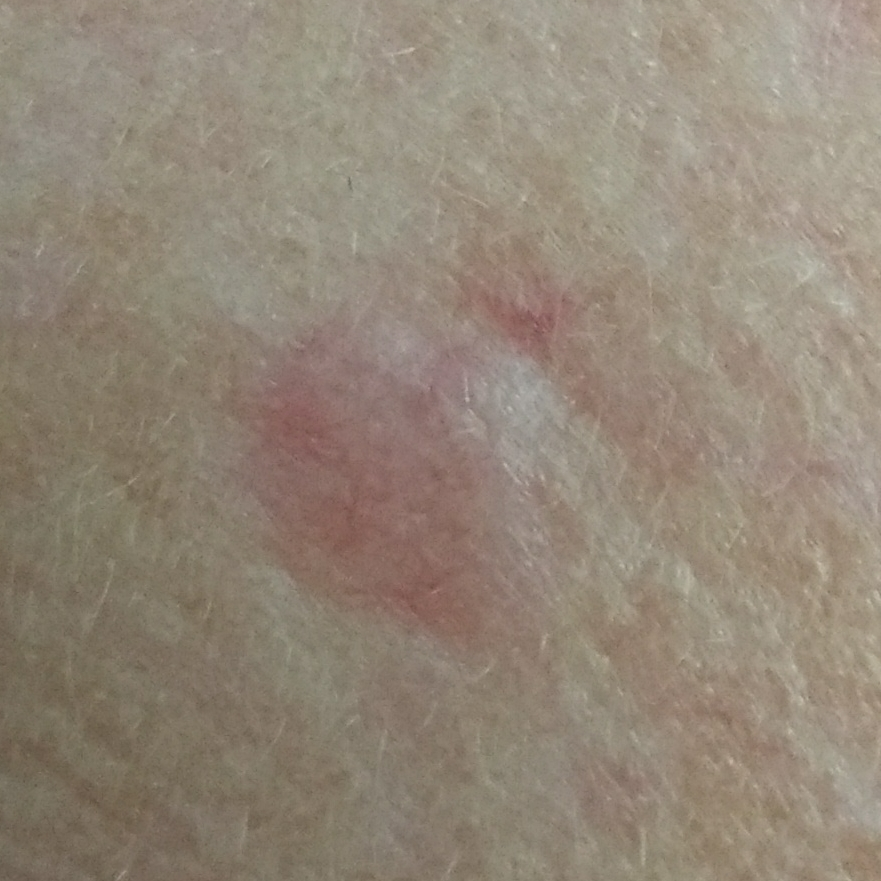
#> input picture data/images/guide_images/PAT_573_1090_660.png, 881 x 881 px, found by its file name
$ python Segmentation_hanka.py
#> lines starting #> are read from the running program, lines starting #| are printed output that depends on the picture; after the words box and inside, x2 and y2 are one past the last pixel; in counts of white or black regions, pixels touching at a corner belong together
import matplotlib.pyplot as plt
import numpy as np
import skimage.filters as filters
import skimage.color as color
from skimage.color import rgb2gray
import skimage.morphology as morphology
from skimage import measure
from scipy import ndimage
from pathlib import Path

# Prepare an image
filename = 'PAT_573_1090_660.png'
file_im = Path(f'data/images/imgs_part_1/{filename}')  # PAT_8_15_820.png
im = plt.imread(file_im)
#> im is the input picture: shape (881, 881, 4) float32; mean R, G, B, A 0.574, 0.526, 0.467, 1
im2 = im[0:1500, :, :3]  # Select only the first three channels (RGB)
im2 = rgb2gray(im2)*256
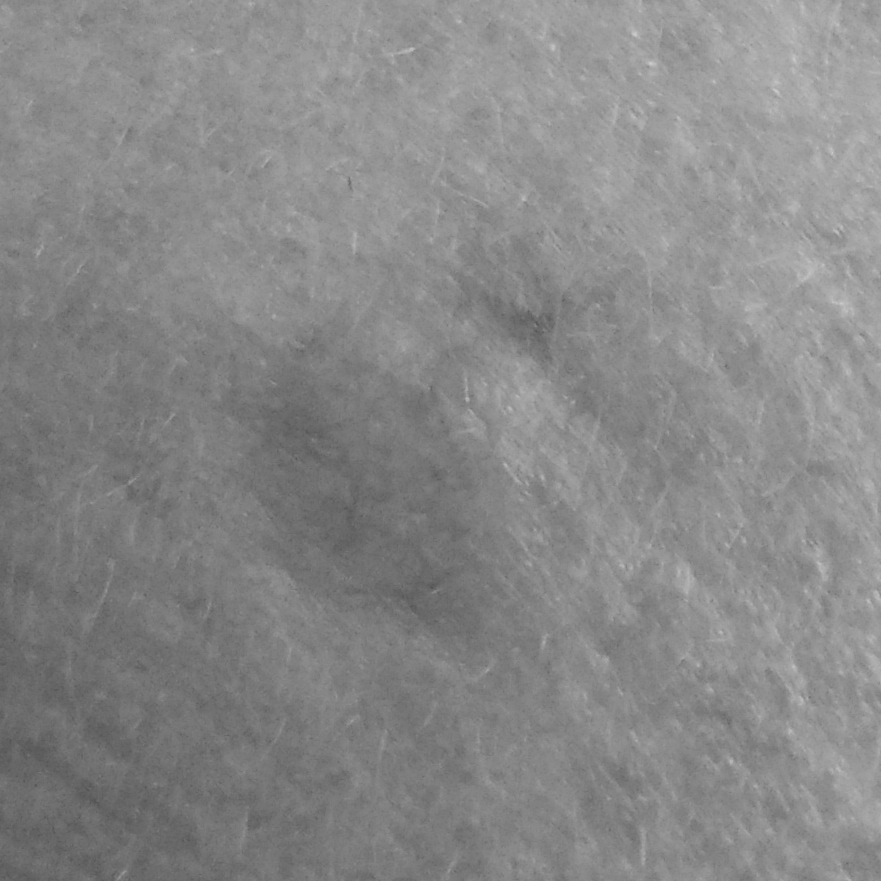
#> im2: shape (881, 881) float32; min 82.57, max 204.9, mean 136.2
plt.imshow(im2, cmap='gray')

# Can we use the histogram to extract the lesion?
mask = im2 < 95  # Value selected by looking at the histogram
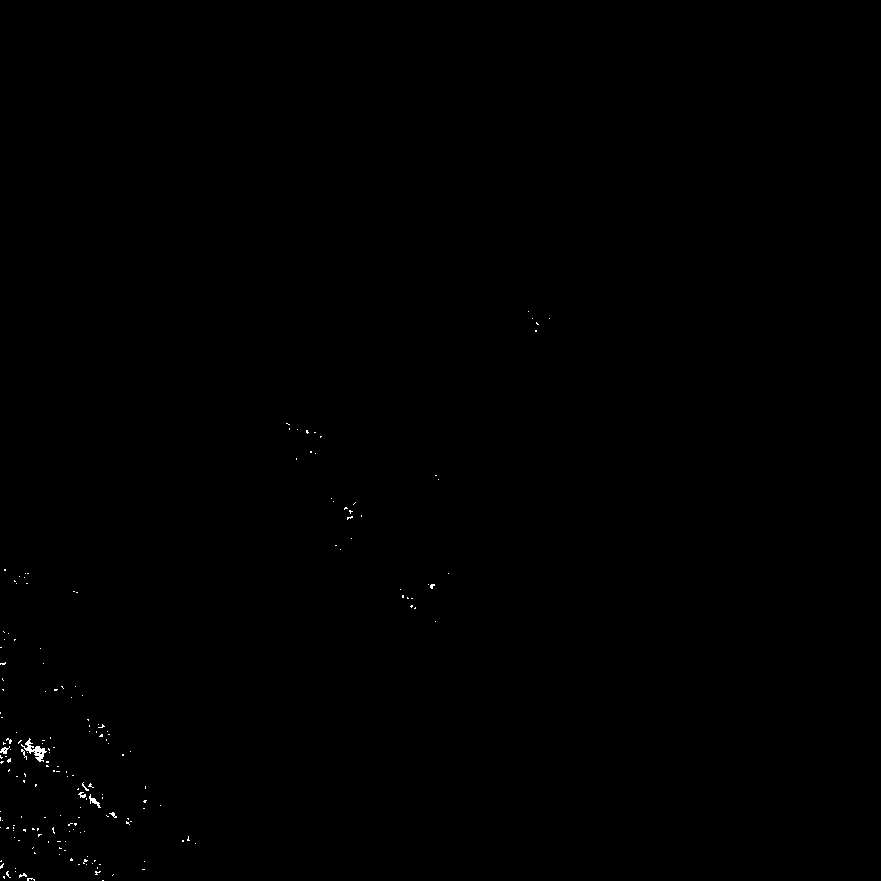
#> mask: shape (881, 881) bool; 0.13% white in thin lines or dots, all inside (x1, y1, x2, y2) = (0, 311, 550, 881)
plt.imshow(mask, cmap='gray')

# Remove small white regions and keep only the largest connected region
mask = morphology.remove_small_objects(mask, min_size=1000)
#> mask: shape (881, 881) bool; every value is 0
mask = morphology.remove_small_holes(mask, area_threshold=1000)
mask_largest = morphology.label(mask, connectivity=2)
#> mask_largest: shape (881, 881) int32; every value is 0
props = measure.regionprops(mask_largest)
#> props = []
if len(props) > 0:
    props.sort(key=lambda x: x.area, reverse=True)
    mask = mask_largest == props[0].label

    # Fill the largest hole inside the mask
    mask = ndimage.binary_fill_holes(mask)

    # Structural element, that we will use as a "brush". The parameter is "brush side"
    struct_el = morphology.disk(6)

    # Use this "brush" to erode and then dilate the image to remove small white regions outside the lesion
    mask = morphology.binary_erosion(mask, struct_el)
    mask = morphology.binary_dilation(mask, struct_el)
else:
    # If there are no labeled regions, create a blank mask of the same shape as the input image
    mask = np.zeros_like(im2)

# Show the resulting mask next to the original image
fig, axes = plt.subplots(nrows=1, ncols=2, figsize=(10, 5))
axes[0].imshow(im2, cmap='gray')
axes[1].imshow(mask, cmap='gray')
axes[0].set_title('Original Image')
axes[1].set_title('Mask')
fig.tight_layout()
plt.show()
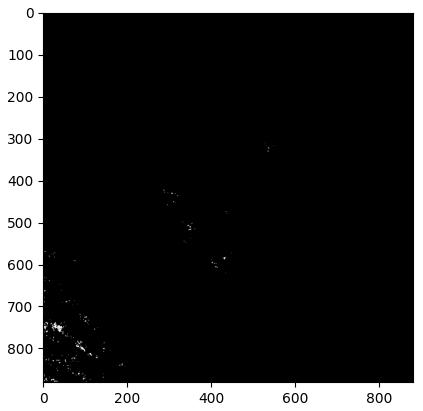
#> figure drawn by matplotlib, 1 panel
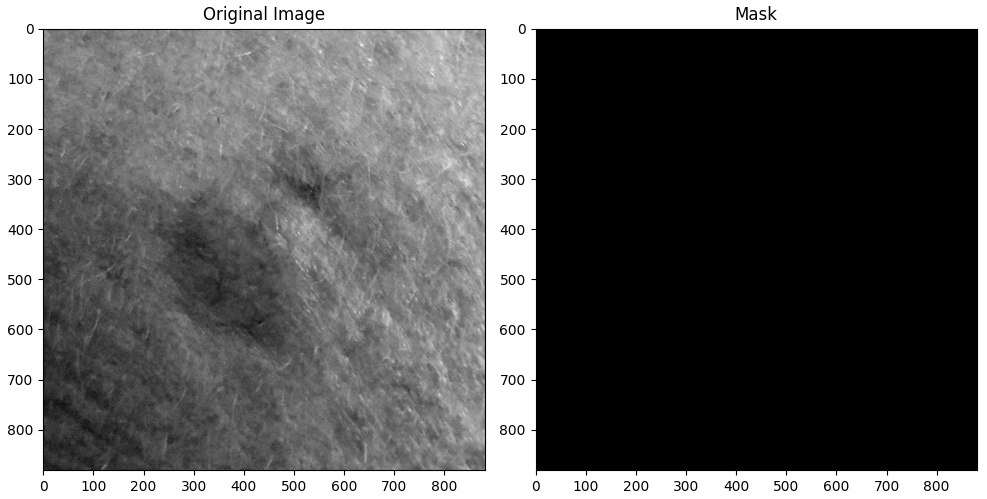
#> figure drawn by matplotlib, 2 panels

$ run again, with data/images/guide_images/PAT_8_15_820.png copied over data/images/guide_images/PAT_573_1090_660.png
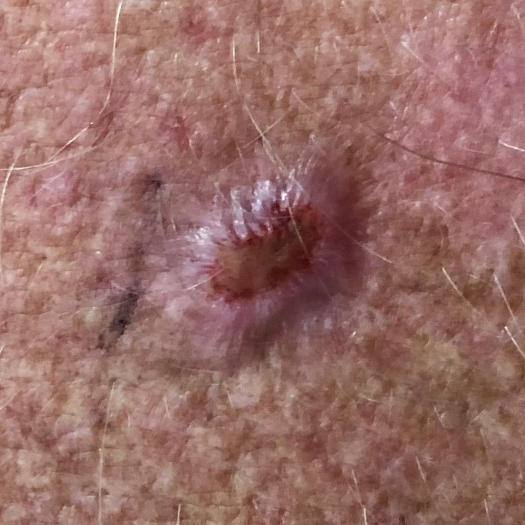
#> input picture data/images/guide_images/PAT_8_15_820.png, 1050 x 1050 px, found by its file name (shown at 1/2 size)
#> im is the input picture: shape (1050, 1050, 4) float32; mean R, G, B, A 0.598, 0.427, 0.403, 1
#> `mask_largest = morphology.label(mask, connectivity=2)`:
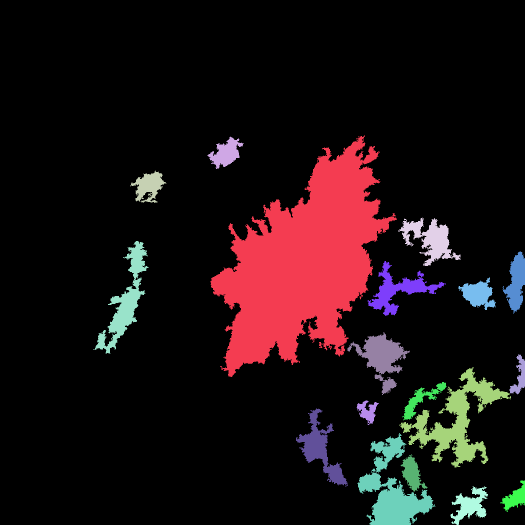
#> mask_largest: shape (1050, 1050) int32 (shown at 1/2 size); 19 distinct labels, from 0 to 18; one colour per label, 0 black
#> props = 18 regions; largest, box (x1, y1, x2, y2) and area: (421, 270, 794, 754) 88193, (798, 734, 1022, 936) 12492, (715, 866, 871, 1050) 11029, (186, 482, 298, 707) 6642, (695, 664, 820, 790) 5656
#> `mask = morphology.binary_dilation(mask, struct_el)`:
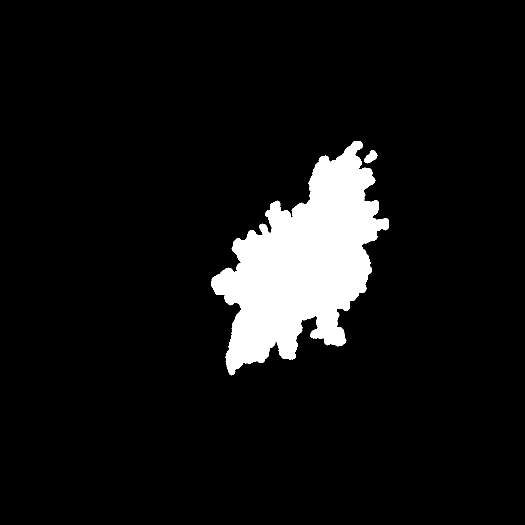
#> mask: shape (1050, 1050) bool (shown at 1/2 size); 7.6% white; 2 white regions, box (x1, y1, x2, y2) and area: (422, 282, 778, 751) 83721, (728, 300, 755, 327) 410

$ run again, with data/images/guide_images/PAT_43_61_210.png copied over data/images/guide_images/PAT_573_1090_660.png
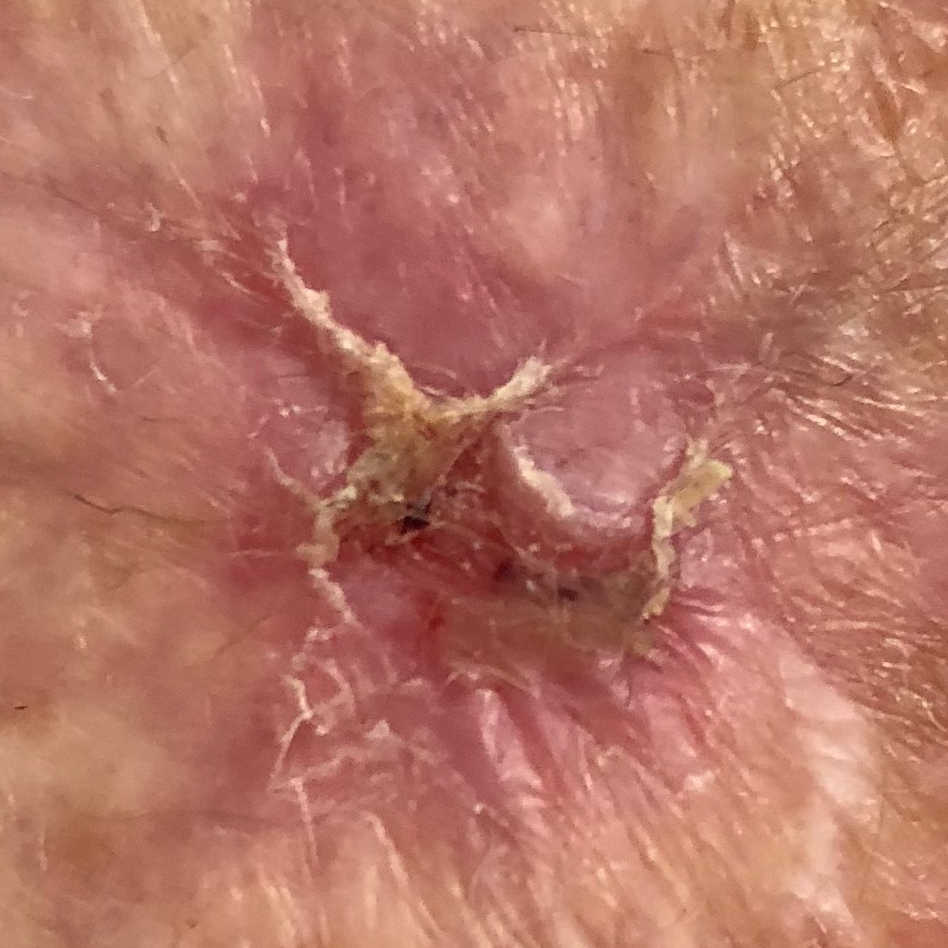
#> input picture data/images/guide_images/PAT_43_61_210.png, 948 x 948 px, found by its file name
#> im is the input picture: shape (948, 948, 4) float32; mean R, G, B, A 0.717, 0.461, 0.399, 1
#> `mask_largest = morphology.label(mask, connectivity=2)`:
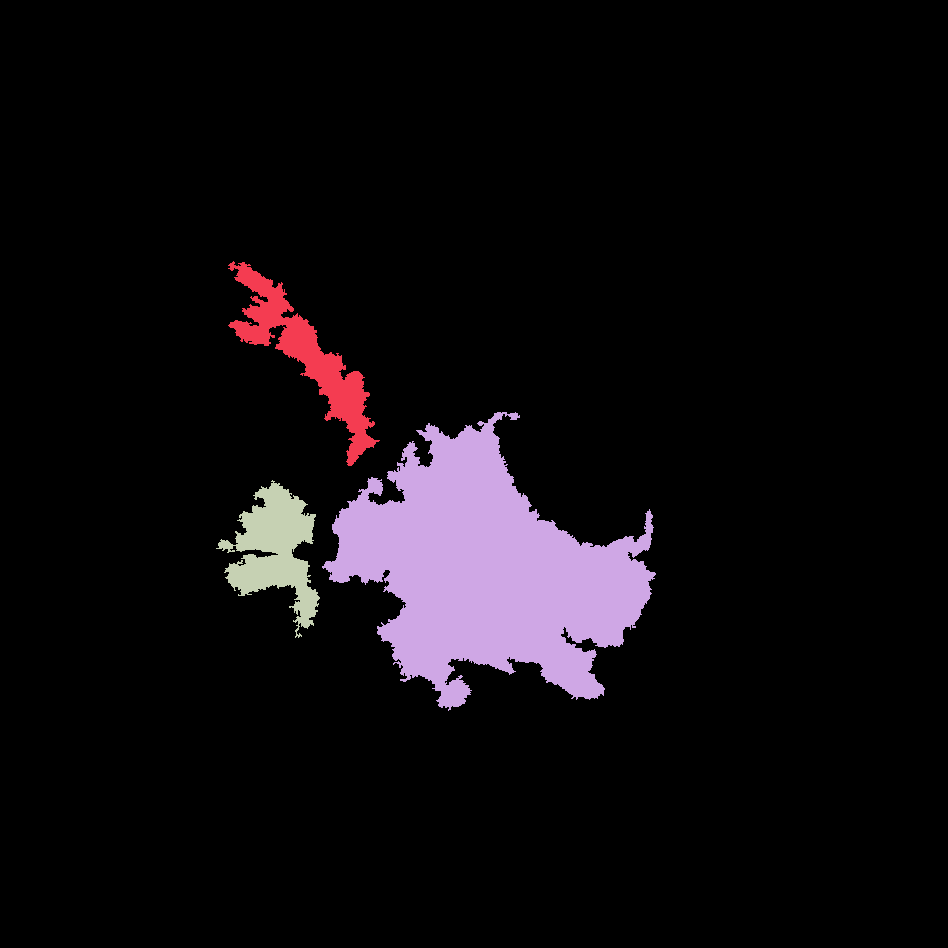
#> mask_largest: shape (948, 948) int32; 4 distinct labels, from 0 to 3; one colour per label, 0 black
#> props = 3 regions; box (x1, y1, x2, y2) and area: (322, 412, 656, 711) 51160, (228, 261, 380, 466) 7475, (216, 480, 320, 638) 7225
#> `mask = morphology.binary_dilation(mask, struct_el)`:
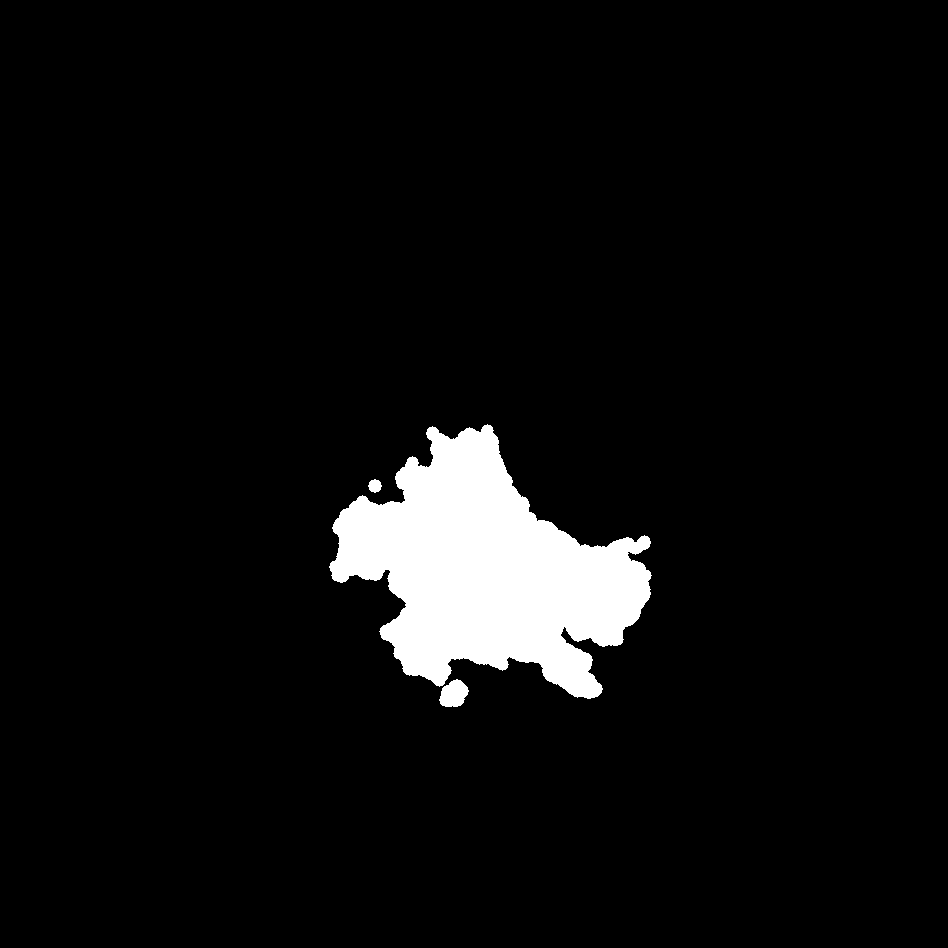
#> mask: shape (948, 948) bool; 5.5% white; 3 white regions, box (x1, y1, x2, y2) and area: (329, 424, 652, 699) 48323, (439, 679, 469, 707) 596, (368, 479, 382, 493) 140
